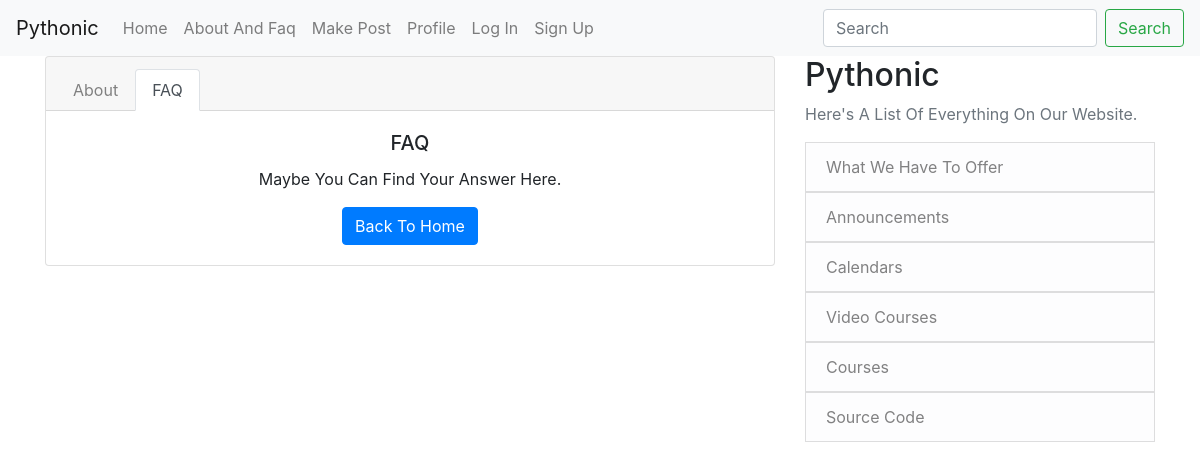
The app's page /about/FAQ, older data.
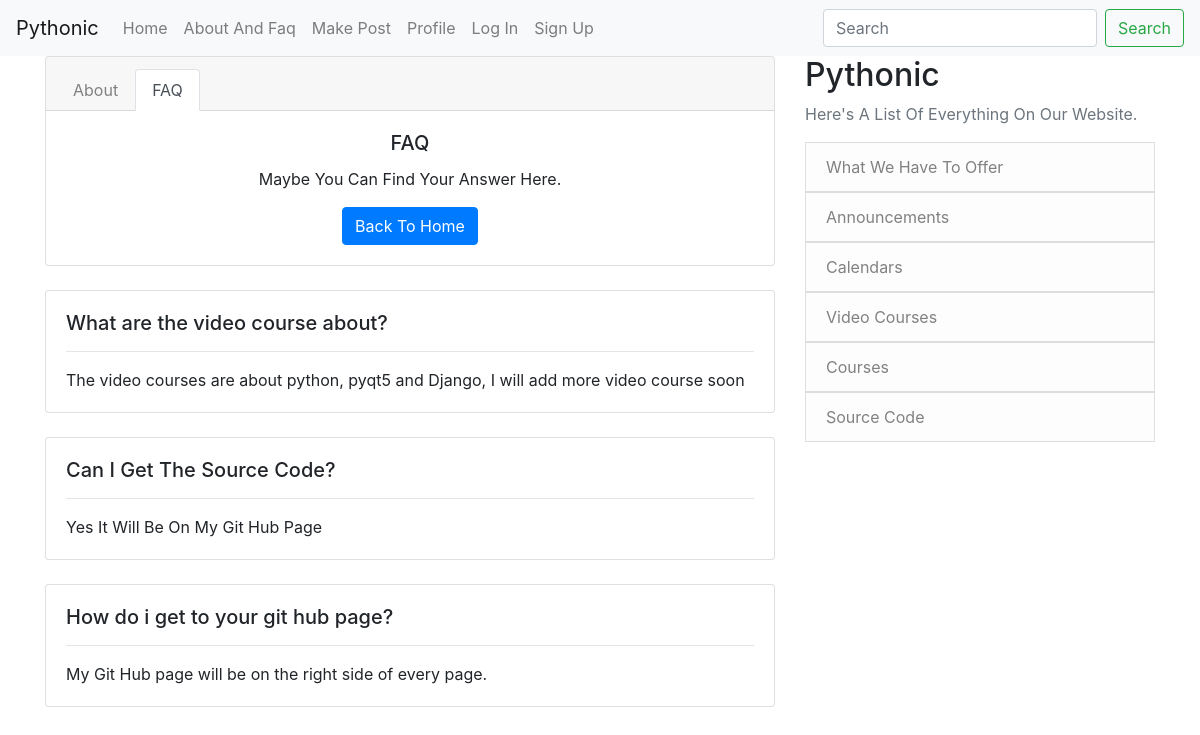
The same page, newer data.
### App/models.py (models this page shows, shortened)
class FAQ(models.Model):
    question = models.CharField(max_length=60)
    Answer = models.TextField()

### App/views.py (the view)
# urls.py: path('about/FAQ', FAQ_view.as_view()),
class FAQ_view(ListView):
    model = FAQ
    template_name = 'App/FAQ.html'

### App/templates/App/FAQ.html
{% extends "app/base.html" %}
{% block content %}
<div class="card text-center">
  <div class="card-header">
    <ul class="nav nav-tabs card-header-tabs">
      <li class="nav-item">
        <a class="nav-link" href="/about/FAQ" style="color: gray;">About</a>
      </li>
      <li class="nav-item">
        <a class="nav-link active" href="/about/FAQ">FAQ</a>
      </li>
    </ul>
  </div>
  <div class="card-body">
    <h5 class="card-title">FAQ</h5>
    <p class="card-text">Maybe You Can Find Your Answer Here.</p>
    <a href="/" class="btn btn-primary">Back To Home</a>
  </div>
</div>
{% for FAquestion in object_list %}
  <br>
  <div class="card">
    <div class="card-body">
      <h5 class="card-title">{{ FAquestion.question }}</h5>
      <hr>
      <p class="card-text">{{ FAquestion.Answer }}</p>
    </div>
  </div>
{% endfor %}
{% endblock %}

### App/templates/App/base.html (shortened to what this page needs)
{% load static %}
<!DOCTYPE html>
<html lang="en">
<head>
    <link rel="stylesheet" href="https://cdn.jsdelivr.net/npm/bootstrap@4.5.3/dist/css/bootstrap.min.css">
</head>
<body>
    <nav class="navbar navbar-expand-lg navbar-light bg-light">
        <a class="navbar-brand" href="/">Pythonic</a>
        <div class="collapse navbar-collapse" id="navbarSupportedContent">
          <ul class="navbar-nav mr-auto">
            <li class="nav-item">
              <a class="nav-link" href="/">Home<span class="sr-only">(current)</span></a>
            </li>
            <li class="nav-item">
              <a class="nav-link" href="/about">About And Faq</a>
            </li>
            <li class="nav-item">
                <a class="nav-link" href="/make-post">Make Post</a>
            </li>
            <li class="nav-item">
                <a class="nav-link" href="/profile">Profile</a>
            </li>
            <li class="nav-item">
                <a class="nav-link" href="/login">Log In</a>
            </li>
            <li class="nav-item">
                <a class="nav-link" href="signup">Sign Up</a>
            </li>
          </ul>
          <form class="form-inline my-2 my-lg-0">
            <input class="form-control mr-sm-2" type="search" placeholder="Search" aria-label="Search">
            <button class="btn btn-outline-success my-2 my-sm-0" type="submit">Search</button>
          </form>
        </div>
      </nav>
      <main role="main" class="container">
        <div class="row">
          <div class="col-md-8">
            {% block content %}{% endblock %}
          </div>
          <div class="col-md-4">
            <div class="content-section">
              <h2>Pythonic</h2>
              <p class='text-muted'>Here's A List Of Everything On Our Website.
                <ul class="list-group">
                  <a href="/about" style="text-decoration: none;"><li class="list-group-item list-group-item-light">What We Have To Offer</li></a>
                  <a href="/about" style="text-decoration: none;"><li class="list-group-item list-group-item-light">Announcements</li></a>
                  <a href="/about" style="text-decoration: none;"><li class="list-group-item list-group-item-light">Calendars</li></a>
                  <a href="/about" style="text-decoration: none;"><li class="list-group-item list-group-item-light">Video Courses</li></a>
                  <a href="/about" style="text-decoration: none;"><li class="list-group-item list-group-item-light">Courses</li></a>
                  <a href="/about" style="text-decoration: none;"><li class="list-group-item list-group-item-light">Source Code</li></a>
                </ul>
              </p>
            </div>
          </div>
        </div>
      </main>
</body>
</html>

Row changes from the older to the newer data that the page shows:
added FAQ: question "What are the video course about?", Answer "The video courses are about python, pyqt5 and Django, I will add more video course soon"
added FAQ: question "Can I Get The Source Code?", Answer "Yes It Will Be On My Git Hub Page"
added FAQ: question "How do i get to your git hub page?", Answer "My Git Hub page will be on the right side of every page."
